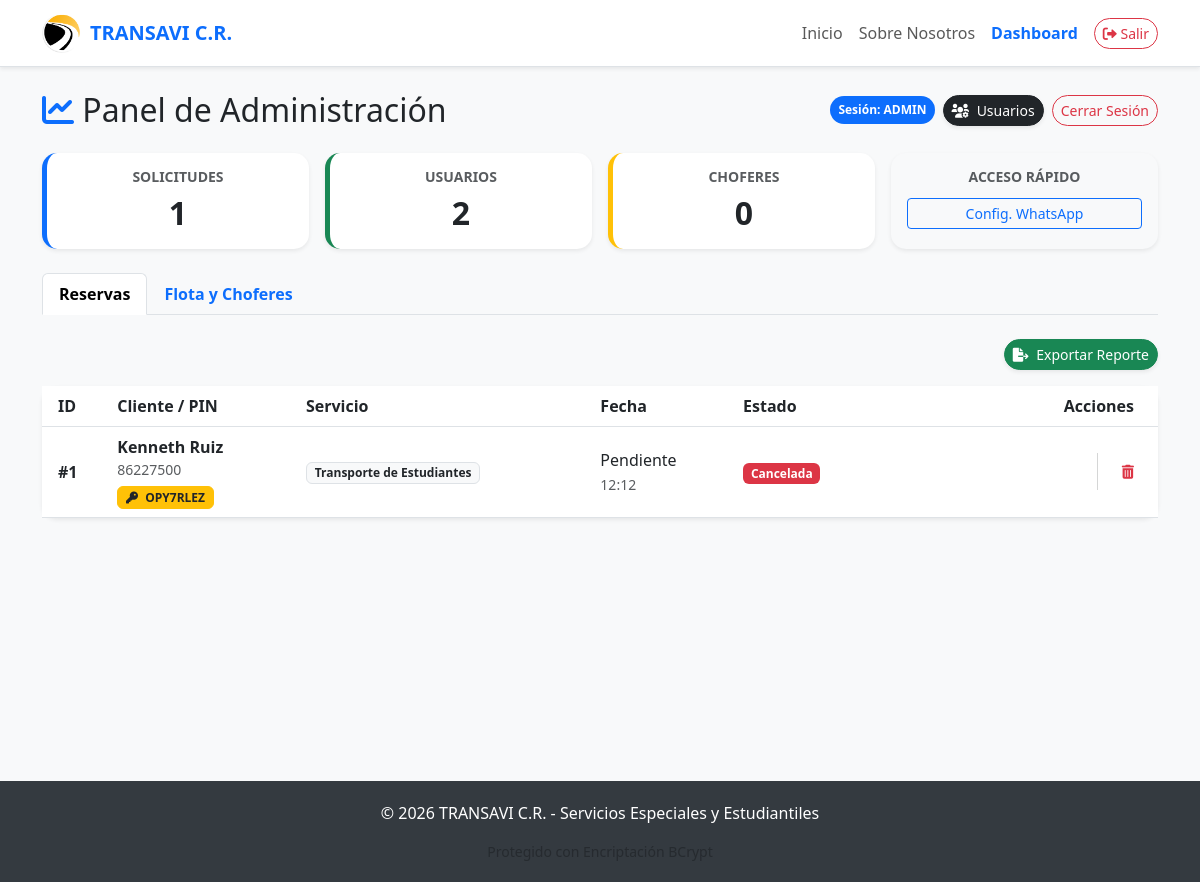
Page /dashboard (signed in) on the earlier database version.
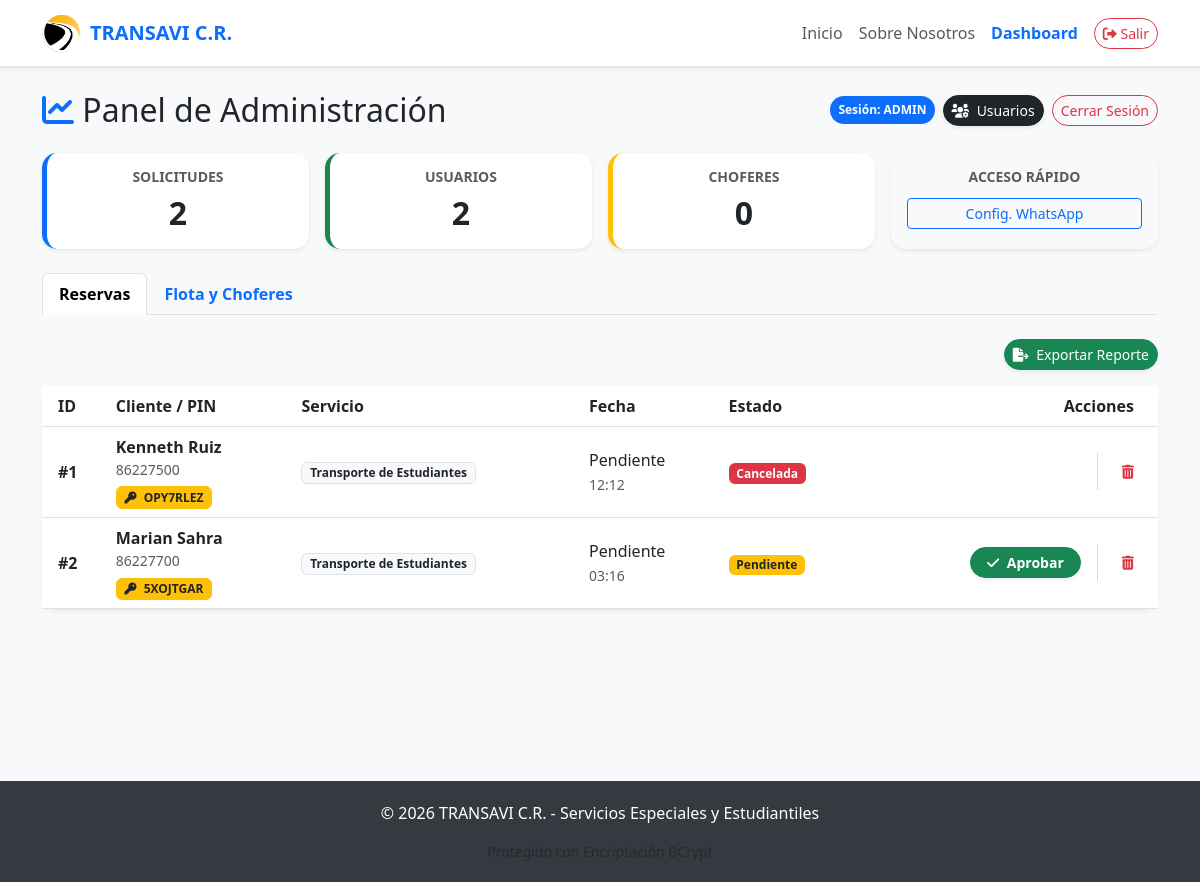
Same page on the later database version.
### models.py (models this page shows)
class Reservation(db.Model):
    id = db.Column(db.Integer, primary_key=True)
    client_id = db.Column(db.Integer, db.ForeignKey('client.id'), nullable=True)
    created_at = db.Column(db.String(50), nullable=True)
    date = db.Column(db.String(20)) # Usado como Fecha de Salida (Viaje)
    origin = db.Column(db.String(255))
    origin_url = db.Column(db.String(500))
    departure_time = db.Column(db.String(10))
    needs_pickup = db.Column(db.Boolean)
    pickup_locations = db.Column(db.Text)
    destination = db.Column(db.String(255))
    destination_url = db.Column(db.String(500))
    service_category = db.Column(db.String(50))
    capacity_needed = db.Column(db.Integer)
    comments = db.Column(db.Text)
    status = db.Column(db.String(20), default='Pendiente') # Estados: Pendiente, Aprobada, Cancelada, Revisado
    cancelled_at = db.Column(db.String(50), nullable=True)
    institution_name = db.Column(db.String(100))
    schedule_type = db.Column(db.String(50))
    country = db.Column(db.String(50))       # País destino
    return_date = db.Column(db.String(20))   # Fecha de regreso
    trip_duration = db.Column(db.Integer)    # Cantidad de días

class Client(db.Model):
    id = db.Column(db.Integer, primary_key=True)
    pin = db.Column(db.String(10), unique=True, nullable=False)
    name = db.Column(db.String(50), nullable=False)
    last_name1 = db.Column(db.String(50), nullable=False)
    last_name2 = db.Column(db.String(50), nullable=False)
    phone = db.Column(db.String(8), nullable=False)
    email = db.Column(db.String(100))
    reservations = db.relationship('Reservation', backref='client', lazy=True)

### rutas.py (the view)
@main_bp.route('/dashboard')
@login_required
def dashboard():
    stats = {
        'reservations_count': Reservation.query.count(),
        'users_count': User.query.count(),
        'colabs_count': Collaborator.query.count()
    }
    colaboradores = Collaborator.query.all()
    reservas = Reservation.query.all()
    about = AboutUs.query.first()
    return render_template('dashboard.html', stats=stats, colabs=colaboradores, reservas=reservas, about=about)

### users.py (called while the page is built)
def login_required(f):
    @wraps(f)
    def decorated_function(*args, **kwargs):
        if 'user_id' not in session:
            flash("Debe iniciar sesión para acceder a esta sección.", "warning")
            return redirect(url_for('users.login'))
        return f(*args, **kwargs)
    return decorated_function

### templates/dashboard.html (shortened to what this page needs)
{% extends 'base.html' %}
{% block content %}
<div class="d-flex flex-column flex-md-row justify-content-between align-items-center mb-4">
    <h2 class="mb-3 mb-md-0"><i class="fas fa-chart-line text-primary"></i> Panel de Administración</h2>
    <div class="d-flex gap-2">
        <span class="badge bg-primary p-2 rounded-pill align-self-center">Sesión: {{ session['role']|upper }}</span>
        {% if session['role'] == 'admin' %}
        <a href="{{ url_for('users.manage_users') }}" class="btn btn-dark btn-sm rounded-pill shadow-sm">
            <i class="fas fa-users-cog me-1"></i> Usuarios
        </a>
        {% endif %}
        <a href="/logout" class="btn btn-outline-danger btn-sm rounded-pill">Cerrar Sesión</a>
    </div>
</div>
<div class="row mb-4 g-3 text-center">
    <div class="col-6 col-md-3">
        <div class="card p-3 shadow-sm border-0 h-100" style="border-left: 5px solid #0d6efd !important;">
            <h6 class="text-muted small fw-bold">SOLICITUDES</h6>
            <h2 class="fw-bold m-0">{{ stats.reservations_count }}</h2>
        </div>
    </div>
    <div class="col-6 col-md-3">
        <div class="card p-3 shadow-sm border-0 h-100" style="border-left: 5px solid #198754 !important;">
            <h6 class="text-muted small fw-bold">USUARIOS</h6>
            <h2 class="fw-bold m-0">{{ stats.users_count }}</h2>
        </div>
    </div>
    <div class="col-6 col-md-3">
        <div class="card p-3 shadow-sm border-0 h-100" style="border-left: 5px solid #ffc107 !important;">
            <h6 class="text-muted small fw-bold">CHOFERES</h6>
            <h2 class="fw-bold m-0">{{ stats.colabs_count }}</h2>
        </div>
    </div>
    <div class="col-6 col-md-3">
        <div class="card p-3 shadow-sm border-0 h-100 bg-light">
            <h6 class="text-muted small fw-bold">ACCESO RÁPIDO</h6>
            <div class="d-grid mt-1">
                <button class="btn btn-sm btn-outline-primary" data-bs-toggle="modal" data-bs-target="#whatsappModal">Config. WhatsApp</button>
            </div>
        </div>
    </div>
</div>
<ul class="nav nav-tabs mb-4" id="adminTabs" role="tablist">
    <li class="nav-item" role="presentation">
        <button class="nav-link active fw-bold" id="res-tab" data-bs-toggle="tab" data-bs-target="#reservas" type="button" role="tab">Reservas</button>
    </li>
    <li class="nav-item" role="presentation">
        <button class="nav-link fw-bold" id="flota-tab" data-bs-toggle="tab" data-bs-target="#flota" type="button" role="tab">Flota y Choferes</button>
    </li>
</ul>
<div class="tab-content" id="adminTabsContent">
    <div class="tab-pane fade show active" id="reservas" role="tabpanel">
        <div class="d-flex justify-content-end mb-3">
            <a href="{{ url_for('main.export_data') }}" class="btn btn-success btn-sm rounded-pill shadow-sm">
                <i class="fas fa-file-export me-1"></i> Exportar Reporte
            </a>
        </div>
        <div class="card shadow-sm border-0">
            <div class="card-body p-0">
                <div class="table-responsive">
                    <table class="table table-hover align-middle mb-0">
                        <thead class="bg-light">
                            <tr>
                                <th class="ps-3">ID</th>
                                <th>Cliente / PIN</th>
                                <th>Servicio</th>
                                <th>Fecha</th>
                                <th>Estado</th>
                                <th class="text-end pe-4" style="min-width: 180px;">Acciones</th>
                            </tr>
                        </thead>
                        <tbody>
                            {% for r in reservas %}
                            <tr>
                                <td class="ps-3 fw-bold">#{{ r.id }}</td>
                                <td>
                                    {% if r.client %}
                                        <div class="fw-bold">{{ r.client.name }} {{ r.client.last_name1 }}</div>
                                        <div class="small text-muted mb-1">{{ r.client.phone }}</div>
                                        <span class="badge bg-warning text-dark border border-warning" title="PIN de Cliente">
                                            <i class="fas fa-key me-1"></i> {{ r.client.pin }}
                                        </span>
                                    {% else %}
                                        <span class="text-muted">Sin Cliente</span>
                                    {% endif %}
                                </td>
                                <td>
                                    <span class="badge bg-light text-dark border">{{ r.service_category }}</span>
                                </td>
                                <td>
                                    {{ r.date }}<br>
                                    <small class="text-muted">{{ r.departure_time }}</small>
                                </td>
                                <td>
                                    {% if r.status == 'Pendiente' %}
                                        <span class="badge bg-warning text-dark">Pendiente</span>
                                    {% elif r.status == 'Aprobada' %}
                                        <span class="badge bg-success">Aprobada</span>
                                    {% elif r.status == 'Revisado' %}
                                        <span class="badge bg-success"><i class="fas fa-check-double me-1"></i> Revisado</span>
                                    {% elif r.status == 'Cancelada' %}
                                        <span class="badge bg-danger">Cancelada</span>
                                    {% else %}
                                        <span class="badge bg-secondary">{{ r.status }}</span>
                                    {% endif %}
                                </td>
                                <td class="text-end pe-3">
                                    <div class="d-flex gap-3 justify-content-end align-items-center">
                                        {% if r.status == 'Pendiente' or r.status == 'Revisado' %}
                                            <form action="{{ url_for('main.update_status', id=r.id, new_status='Aprobada') }}" method="POST">
                                                <button class="btn btn-sm btn-success px-3 rounded-pill fw-bold shadow-sm" title="Aprobar Solicitud">
                                                    <i class="fas fa-check me-1"></i> Aprobar
                                                </button>
                                            </form>
                                        {% endif %}
                                        <button onclick="confirmDeletion('res', {{ r.id }})" class="btn btn-sm btn-outline-danger border-0 rounded-circle p-2" title="Eliminar Registro">
                                            <i class="fas fa-trash-alt"></i>
                                        </button>
                                    </div>
                                </td>
                            </tr>
                            {% endfor %}
                        </tbody>
                    </table>
                </div>
            </div>
        </div>
    </div>
</div>
{% endblock %}

### templates/base.html (shortened to what this page needs)
<!DOCTYPE html>
<html lang="es">
<head>
    <link href="https://cdn.jsdelivr.net/npm/bootstrap@5.3.0/dist/css/bootstrap.min.css" rel="stylesheet">
    <link rel="stylesheet" href="https://cdnjs.cloudflare.com/ajax/libs/font-awesome/6.0.0/css/all.min.css">
</head>
<body>
<nav class="navbar navbar-expand-lg navbar-light bg-white border-bottom sticky-top shadow-sm">
    <div class="container">
        <a class="navbar-brand" href="{{ url_for('main.home') }}">
            <img src="{{ url_for('static', filename='img/logo.png') }}" onerror="this.style.display='none'" alt="Logo" width="40" height="40" class="d-inline-block align-text-top me-2" style="object-fit: contain;">
            TRANSAVI C.R.
        </a>
        <div class="collapse navbar-collapse" id="navbarNav">
            <ul class="navbar-nav ms-auto align-items-center">
                <li class="nav-item"><a class="nav-link" href="{{ url_for('main.home') }}">Inicio</a></li>
                <li class="nav-item"><a class="nav-link" href="{{ url_for('main.view_about') }}">Sobre Nosotros</a></li>
                {% if session['user_id'] %}
                    <li class="nav-item"><a class="nav-link text-primary fw-bold" href="{{ url_for('main.dashboard') }}">Dashboard</a></li>
                    <li class="nav-item ms-lg-2">
                        <a class="btn btn-outline-danger btn-sm rounded-pill" href="{{ url_for('users.logout') }}">
                            <i class="fas fa-sign-out-alt"></i> Salir
                        </a>
                    </li>
                {% endif %}
            </ul>
        </div>
    </div>
</nav>
<div class="container mt-4" style="min-height: 80vh;">
    {% block content %}{% endblock %}
</div>
<footer class="text-center">
    <div class="container">
        <p>© 2026 TRANSAVI C.R. - Servicios Especiales y Estudiantiles</p>
        <div class="small text-muted">Protegido con Encriptación BCrypt</div>
    </div>
</footer>
</body>
</html>

### templates/base.html (style rules this page uses)
body { background-color: #f8f9fa; font-family: 'Segoe UI', Tahoma, Geneva, Verdana, sans-serif; }
.navbar-brand { font-weight: bold; color: #0d6efd !important; display: flex; align-items: center; }
footer { background: #343a40; color: white; padding: 20px 0; margin-top: 50px; }
.card { border: none; border-radius: 15px; box-shadow: 0 4px 6px rgba(0,0,0,0.1); }
.nav-link { font-weight: 500; }

Differences in the rows shown:
added Reservation: id "2", client.name "Marian", client.last_name1 "Sahra", client.phone "86227700", client.pin "5XOJTGAR", service_category "Transporte de Estudiantes", date "Pendiente", departure_time "03:16", status "Pendiente"
Other differences:
{{ stats.reservations_count }}: "1" → "2"
